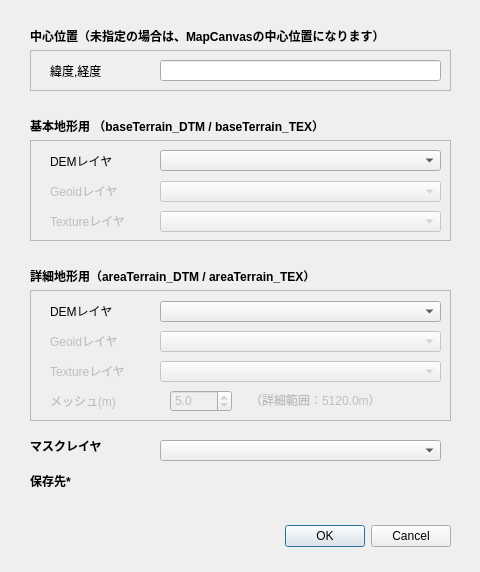
<?xml version="1.0" encoding="UTF-8"?>
<ui version="4.0">
 <class>Terrain4arcastrovrDialogBase</class>
 <widget class="QDialog" name="Terrain4arcastrovrDialogBase">
  <property name="geometry">
   <rect>
    <x>0</x>
    <y>0</y>
    <width>480</width>
    <height>572</height>
   </rect>
  </property>
  <property name="sizePolicy">
   <sizepolicy hsizetype="Fixed" vsizetype="Fixed">
    <horstretch>0</horstretch>
    <verstretch>0</verstretch>
   </sizepolicy>
  </property>
  <property name="minimumSize">
   <size>
    <width>480</width>
    <height>572</height>
   </size>
  </property>
  <property name="maximumSize">
   <size>
    <width>480</width>
    <height>572</height>
   </size>
  </property>
  <property name="windowTitle">
   <string>Terrain maker for arcAstroVR</string>
  </property>
  <property name="sizeGripEnabled">
   <bool>false</bool>
  </property>
  <widget class="QDialogButtonBox" name="button_box">
   <property name="enabled">
    <bool>true</bool>
   </property>
   <property name="geometry">
    <rect>
     <x>110</x>
     <y>520</y>
     <width>341</width>
     <height>32</height>
    </rect>
   </property>
   <property name="orientation">
    <enum>Qt::Horizontal</enum>
   </property>
   <property name="standardButtons">
    <set>QDialogButtonBox::Cancel|QDialogButtonBox::Ok</set>
   </property>
  </widget>
  <widget class="QLabel" name="label2">
   <property name="geometry">
    <rect>
     <x>30</x>
     <y>110</y>
     <width>421</width>
     <height>31</height>
    </rect>
   </property>
   <property name="font">
    <font>
     <weight>75</weight>
     <bold>true</bold>
    </font>
   </property>
   <property name="text">
    <string>基本地形用 （baseTerrain_DTM / baseTerrain_TEX）</string>
   </property>
  </widget>
  <widget class="QLabel" name="label1">
   <property name="geometry">
    <rect>
     <x>30</x>
     <y>20</y>
     <width>401</width>
     <height>31</height>
    </rect>
   </property>
   <property name="font">
    <font>
     <weight>75</weight>
     <bold>true</bold>
    </font>
   </property>
   <property name="text">
    <string>中心位置（未指定の場合は、MapCanvasの中心位置になります）</string>
   </property>
  </widget>
  <widget class="QLabel" name="label3">
   <property name="geometry">
    <rect>
     <x>30</x>
     <y>260</y>
     <width>421</width>
     <height>31</height>
    </rect>
   </property>
   <property name="font">
    <font>
     <weight>75</weight>
     <bold>true</bold>
    </font>
   </property>
   <property name="text">
    <string>詳細地形用（areaTerrain_DTM / areaTerrain_TEX）</string>
   </property>
  </widget>
  <widget class="QLabel" name="label4">
   <property name="geometry">
    <rect>
     <x>30</x>
     <y>430</y>
     <width>161</width>
     <height>31</height>
    </rect>
   </property>
   <property name="font">
    <font>
     <weight>75</weight>
     <bold>true</bold>
    </font>
   </property>
   <property name="text">
    <string>マスクレイヤ</string>
   </property>
  </widget>
  <widget class="QComboBox" name="comboBox4">
   <property name="geometry">
    <rect>
     <x>160</x>
     <y>440</y>
     <width>281</width>
     <height>21</height>
    </rect>
   </property>
  </widget>
  <widget class="QFrame" name="frame2">
   <property name="geometry">
    <rect>
     <x>30</x>
     <y>140</y>
     <width>421</width>
     <height>101</height>
    </rect>
   </property>
   <property name="frameShape">
    <enum>QFrame::StyledPanel</enum>
   </property>
   <property name="frameShadow">
    <enum>QFrame::Raised</enum>
   </property>
   <widget class="QLabel" name="label2_1">
    <property name="geometry">
     <rect>
      <x>20</x>
      <y>11</y>
      <width>81</width>
      <height>20</height>
     </rect>
    </property>
    <property name="text">
     <string>DEMレイヤ</string>
    </property>
   </widget>
   <widget class="QLabel" name="label2_2">
    <property name="enabled">
     <bool>false</bool>
    </property>
    <property name="geometry">
     <rect>
      <x>20</x>
      <y>40</y>
      <width>81</width>
      <height>21</height>
     </rect>
    </property>
    <property name="text">
     <string>Geoidレイヤ</string>
    </property>
   </widget>
   <widget class="QLabel" name="label2_3">
    <property name="enabled">
     <bool>false</bool>
    </property>
    <property name="geometry">
     <rect>
      <x>20</x>
      <y>70</y>
      <width>81</width>
      <height>21</height>
     </rect>
    </property>
    <property name="text">
     <string>Textureレイヤ</string>
    </property>
   </widget>
   <widget class="QComboBox" name="comboBox2_1">
    <property name="geometry">
     <rect>
      <x>130</x>
      <y>10</y>
      <width>281</width>
      <height>21</height>
     </rect>
    </property>
   </widget>
   <widget class="QComboBox" name="comboBox2_2">
    <property name="enabled">
     <bool>false</bool>
    </property>
    <property name="geometry">
     <rect>
      <x>130</x>
      <y>41</y>
      <width>281</width>
      <height>21</height>
     </rect>
    </property>
   </widget>
   <widget class="QComboBox" name="comboBox2_3">
    <property name="enabled">
     <bool>false</bool>
    </property>
    <property name="geometry">
     <rect>
      <x>130</x>
      <y>71</y>
      <width>281</width>
      <height>21</height>
     </rect>
    </property>
   </widget>
  </widget>
  <widget class="QFrame" name="frame3">
   <property name="geometry">
    <rect>
     <x>30</x>
     <y>290</y>
     <width>421</width>
     <height>131</height>
    </rect>
   </property>
   <property name="frameShape">
    <enum>QFrame::StyledPanel</enum>
   </property>
   <property name="frameShadow">
    <enum>QFrame::Raised</enum>
   </property>
   <widget class="QLabel" name="label3_4">
    <property name="enabled">
     <bool>false</bool>
    </property>
    <property name="geometry">
     <rect>
      <x>20</x>
      <y>100</y>
      <width>81</width>
      <height>21</height>
     </rect>
    </property>
    <property name="text">
     <string>メッシュ(m)</string>
    </property>
   </widget>
   <widget class="QDoubleSpinBox" name="doubleSpinBox">
    <property name="enabled">
     <bool>false</bool>
    </property>
    <property name="geometry">
     <rect>
      <x>140</x>
      <y>100</y>
      <width>62</width>
      <height>22</height>
     </rect>
    </property>
    <property name="decimals">
     <number>1</number>
    </property>
    <property name="minimum">
     <double>0.100000000000000</double>
    </property>
    <property name="maximum">
     <double>10.000000000000000</double>
    </property>
    <property name="singleStep">
     <double>0.100000000000000</double>
    </property>
    <property name="value">
     <double>5.000000000000000</double>
    </property>
   </widget>
   <widget class="QLabel" name="label3_5">
    <property name="enabled">
     <bool>false</bool>
    </property>
    <property name="geometry">
     <rect>
      <x>220</x>
      <y>100</y>
      <width>171</width>
      <height>20</height>
     </rect>
    </property>
    <property name="text">
     <string>（詳細範囲：5120.0m）</string>
    </property>
   </widget>
   <widget class="QLabel" name="labe3_1">
    <property name="geometry">
     <rect>
      <x>20</x>
      <y>10</y>
      <width>81</width>
      <height>21</height>
     </rect>
    </property>
    <property name="text">
     <string>DEMレイヤ</string>
    </property>
   </widget>
   <widget class="QLabel" name="label3_2">
    <property name="enabled">
     <bool>false</bool>
    </property>
    <property name="geometry">
     <rect>
      <x>20</x>
      <y>40</y>
      <width>81</width>
      <height>21</height>
     </rect>
    </property>
    <property name="text">
     <string>Geoidレイヤ</string>
    </property>
   </widget>
   <widget class="QLabel" name="label3_3">
    <property name="enabled">
     <bool>false</bool>
    </property>
    <property name="geometry">
     <rect>
      <x>20</x>
      <y>70</y>
      <width>81</width>
      <height>21</height>
     </rect>
    </property>
    <property name="text">
     <string>Textureレイヤ</string>
    </property>
   </widget>
   <widget class="QComboBox" name="comboBox3_1">
    <property name="geometry">
     <rect>
      <x>130</x>
      <y>11</y>
      <width>281</width>
      <height>21</height>
     </rect>
    </property>
   </widget>
   <widget class="QComboBox" name="comboBox3_2">
    <property name="enabled">
     <bool>false</bool>
    </property>
    <property name="geometry">
     <rect>
      <x>130</x>
      <y>41</y>
      <width>281</width>
      <height>21</height>
     </rect>
    </property>
   </widget>
   <widget class="QComboBox" name="comboBox3_3">
    <property name="enabled">
     <bool>false</bool>
    </property>
    <property name="geometry">
     <rect>
      <x>130</x>
      <y>71</y>
      <width>281</width>
      <height>21</height>
     </rect>
    </property>
   </widget>
  </widget>
  <widget class="QFrame" name="frame1">
   <property name="geometry">
    <rect>
     <x>30</x>
     <y>50</y>
     <width>421</width>
     <height>41</height>
    </rect>
   </property>
   <property name="frameShape">
    <enum>QFrame::StyledPanel</enum>
   </property>
   <property name="frameShadow">
    <enum>QFrame::Raised</enum>
   </property>
   <widget class="QLabel" name="label1_1">
    <property name="geometry">
     <rect>
      <x>20</x>
      <y>0</y>
      <width>81</width>
      <height>41</height>
     </rect>
    </property>
    <property name="text">
     <string>緯度,経度</string>
    </property>
   </widget>
   <widget class="QLineEdit" name="lineEdit1_1">
    <property name="geometry">
     <rect>
      <x>130</x>
      <y>10</y>
      <width>281</width>
      <height>21</height>
     </rect>
    </property>
   </widget>
  </widget>
  <widget class="QLabel" name="label5">
   <property name="geometry">
    <rect>
     <x>30</x>
     <y>460</y>
     <width>81</width>
     <height>41</height>
    </rect>
   </property>
   <property name="font">
    <font>
     <weight>75</weight>
     <bold>true</bold>
    </font>
   </property>
   <property name="text">
    <string>保存先*</string>
   </property>
  </widget>
  <widget class="QgsFileWidget" name="mQgsFileWidget_outputPath" native="true">
   <property name="geometry">
    <rect>
     <x>160</x>
     <y>470</y>
     <width>281</width>
     <height>20</height>
    </rect>
   </property>
   <property name="sizePolicy">
    <sizepolicy hsizetype="Preferred" vsizetype="Preferred">
     <horstretch>0</horstretch>
     <verstretch>0</verstretch>
    </sizepolicy>
   </property>
  </widget>
  <zorder>frame2</zorder>
  <zorder>frame1</zorder>
  <zorder>frame3</zorder>
  <zorder>button_box</zorder>
  <zorder>label2</zorder>
  <zorder>label1</zorder>
  <zorder>label3</zorder>
  <zorder>label4</zorder>
  <zorder>comboBox4</zorder>
  <zorder>label5</zorder>
  <zorder>mQgsFileWidget_outputPath</zorder>
 </widget>
 <customwidgets>
  <customwidget>
   <class>QgsFileWidget</class>
   <extends>QWidget</extends>
   <header>qgsfilewidget.h</header>
  </customwidget>
 </customwidgets>
 <resources/>
 <connections>
  <connection>
   <sender>button_box</sender>
   <signal>accepted()</signal>
   <receiver>Terrain4arcastrovrDialogBase</receiver>
   <slot>accept()</slot>
   <hints>
    <hint type="sourcelabel">
     <x>20</x>
     <y>20</y>
    </hint>
    <hint type="destinationlabel">
     <x>20</x>
     <y>20</y>
    </hint>
   </hints>
  </connection>
  <connection>
   <sender>button_box</sender>
   <signal>rejected()</signal>
   <receiver>Terrain4arcastrovrDialogBase</receiver>
   <slot>reject()</slot>
   <hints>
    <hint type="sourcelabel">
     <x>20</x>
     <y>20</y>
    </hint>
    <hint type="destinationlabel">
     <x>20</x>
     <y>20</y>
    </hint>
   </hints>
  </connection>
  <connection>
   <sender>doubleSpinBox</sender>
   <signal>valueChanged(QString)</signal>
   <receiver>Terrain4arcastrovrDialogBase</receiver>
   <slot>update()</slot>
   <hints>
    <hint type="sourcelabel">
     <x>200</x>
     <y>400</y>
    </hint>
    <hint type="destinationlabel">
     <x>239</x>
     <y>285</y>
    </hint>
   </hints>
  </connection>
  <connection>
   <sender>comboBox2_1</sender>
   <signal>currentIndexChanged(QString)</signal>
   <receiver>Terrain4arcastrovrDialogBase</receiver>
   <slot>update()</slot>
   <hints>
    <hint type="sourcelabel">
     <x>300</x>
     <y>160</y>
    </hint>
    <hint type="destinationlabel">
     <x>239</x>
     <y>285</y>
    </hint>
   </hints>
  </connection>
  <connection>
   <sender>comboBox3_1</sender>
   <signal>currentIndexChanged(QString)</signal>
   <receiver>Terrain4arcastrovrDialogBase</receiver>
   <slot>update()</slot>
   <hints>
    <hint type="sourcelabel">
     <x>300</x>
     <y>311</y>
    </hint>
    <hint type="destinationlabel">
     <x>239</x>
     <y>285</y>
    </hint>
   </hints>
  </connection>
 </connections>
</ui>
